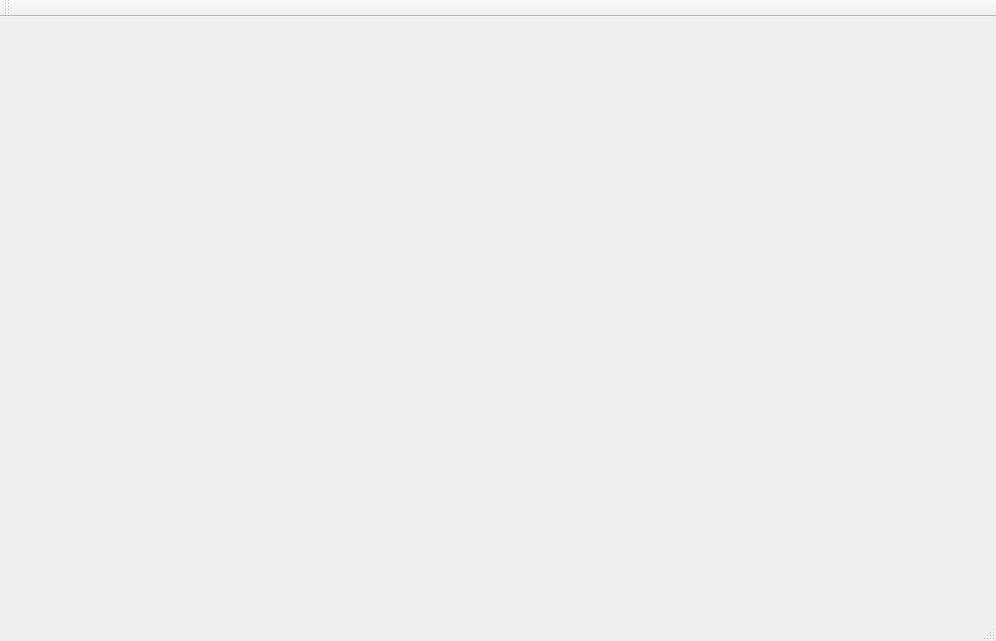
<?xml version="1.0" encoding="UTF-8"?>
<ui version="4.0">
 <class>MainWindow</class>
 <widget class="QMainWindow" name="MainWindow">
  <property name="geometry">
   <rect>
    <x>0</x>
    <y>0</y>
    <width>996</width>
    <height>641</height>
   </rect>
  </property>
  <property name="windowTitle">
   <string>MainWindow</string>
  </property>
  <widget class="QWidget" name="centralWidget"/>
  <widget class="QMenuBar" name="menuBar">
   <property name="geometry">
    <rect>
     <x>0</x>
     <y>0</y>
     <width>996</width>
     <height>25</height>
    </rect>
   </property>
  </widget>
  <widget class="QToolBar" name="mainToolBar">
   <attribute name="toolBarArea">
    <enum>TopToolBarArea</enum>
   </attribute>
   <attribute name="toolBarBreak">
    <bool>false</bool>
   </attribute>
  </widget>
  <widget class="QStatusBar" name="statusBar"/>
 </widget>
 <layoutdefault spacing="6" margin="11"/>
 <resources/>
 <connections/>
</ui>
